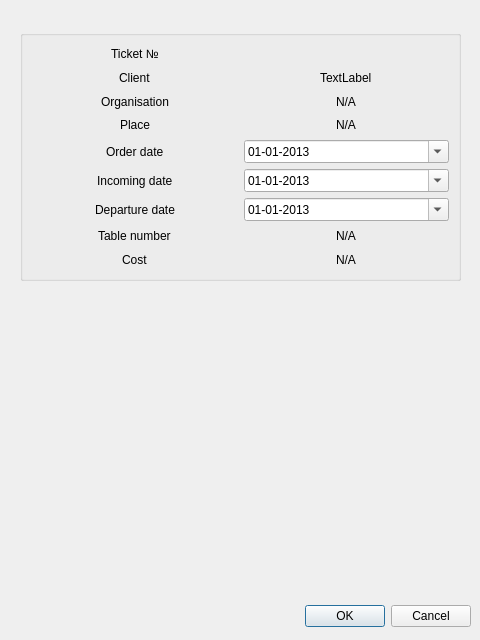
<?xml version="1.0" encoding="UTF-8"?>
<ui version="4.0">
 <class>Dialog</class>
 <widget class="QDialog" name="Dialog">
  <property name="geometry">
   <rect>
    <x>0</x>
    <y>0</y>
    <width>480</width>
    <height>640</height>
   </rect>
  </property>
  <property name="windowTitle">
   <string>Dialog</string>
  </property>
  <widget class="QDialogButtonBox" name="buttonBox">
   <property name="geometry">
    <rect>
     <x>10</x>
     <y>600</y>
     <width>461</width>
     <height>32</height>
    </rect>
   </property>
   <property name="orientation">
    <enum>Qt::Horizontal</enum>
   </property>
   <property name="standardButtons">
    <set>QDialogButtonBox::Cancel|QDialogButtonBox::Ok</set>
   </property>
  </widget>
  <widget class="QGroupBox" name="groupBox">
   <property name="geometry">
    <rect>
     <x>20</x>
     <y>30</y>
     <width>441</width>
     <height>251</height>
    </rect>
   </property>
   <layout class="QGridLayout" name="gridLayout">
    <item row="0" column="1" alignment="Qt::AlignHCenter|Qt::AlignVCenter">
     <widget class="QLabel" name="lab_ticket_id">
      <property name="text">
       <string/>
      </property>
     </widget>
    </item>
    <item row="2" column="1" alignment="Qt::AlignHCenter">
     <widget class="QLabel" name="lab_organisation">
      <property name="text">
       <string>N/A</string>
      </property>
     </widget>
    </item>
    <item row="7" column="0" alignment="Qt::AlignHCenter">
     <widget class="QLabel" name="_ticket_info_table_num">
      <property name="text">
       <string>Table number</string>
      </property>
     </widget>
    </item>
    <item row="6" column="0" alignment="Qt::AlignHCenter">
     <widget class="QLabel" name="_ticket_info_departure_date">
      <property name="text">
       <string>Departure date</string>
      </property>
     </widget>
    </item>
    <item row="6" column="1">
     <widget class="QDateEdit" name="de_departure_date">
      <property name="displayFormat">
       <string>dd-MM-yyyy</string>
      </property>
      <property name="calendarPopup">
       <bool>true</bool>
      </property>
      <property name="date">
       <date>
        <year>2013</year>
        <month>1</month>
        <day>1</day>
       </date>
      </property>
     </widget>
    </item>
    <item row="1" column="1" alignment="Qt::AlignHCenter">
     <widget class="QLabel" name="lab_client">
      <property name="text">
       <string>TextLabel</string>
      </property>
     </widget>
    </item>
    <item row="1" column="0" alignment="Qt::AlignHCenter">
     <widget class="QLabel" name="_ticket_info_client">
      <property name="text">
       <string>Client</string>
      </property>
     </widget>
    </item>
    <item row="8" column="1" alignment="Qt::AlignHCenter">
     <widget class="QLabel" name="lab_cost">
      <property name="text">
       <string>N/A</string>
      </property>
     </widget>
    </item>
    <item row="3" column="0" alignment="Qt::AlignHCenter">
     <widget class="QLabel" name="_ticket_info_place">
      <property name="text">
       <string>Place</string>
      </property>
     </widget>
    </item>
    <item row="5" column="1">
     <widget class="QDateEdit" name="de_incoming_date">
      <property name="displayFormat">
       <string>dd-MM-yyyy</string>
      </property>
      <property name="calendarPopup">
       <bool>true</bool>
      </property>
      <property name="date">
       <date>
        <year>2013</year>
        <month>1</month>
        <day>1</day>
       </date>
      </property>
     </widget>
    </item>
    <item row="4" column="0" alignment="Qt::AlignHCenter">
     <widget class="QLabel" name="_ticket_info_order_date">
      <property name="text">
       <string>Order date</string>
      </property>
     </widget>
    </item>
    <item row="4" column="1">
     <widget class="QDateEdit" name="de_order_date">
      <property name="displayFormat">
       <string>dd-MM-yyyy</string>
      </property>
      <property name="calendarPopup">
       <bool>true</bool>
      </property>
      <property name="date">
       <date>
        <year>2013</year>
        <month>1</month>
        <day>1</day>
       </date>
      </property>
     </widget>
    </item>
    <item row="2" column="0" alignment="Qt::AlignHCenter">
     <widget class="QLabel" name="_ticket_info_organisation">
      <property name="text">
       <string>Organisation</string>
      </property>
     </widget>
    </item>
    <item row="0" column="0" alignment="Qt::AlignHCenter">
     <widget class="QLabel" name="_ticket_info_id">
      <property name="text">
       <string>Ticket №</string>
      </property>
     </widget>
    </item>
    <item row="3" column="1" alignment="Qt::AlignHCenter">
     <widget class="QLabel" name="lab_place">
      <property name="text">
       <string>N/A</string>
      </property>
     </widget>
    </item>
    <item row="5" column="0" alignment="Qt::AlignHCenter">
     <widget class="QLabel" name="_ticket_info_incoming_date">
      <property name="text">
       <string>Incoming date</string>
      </property>
     </widget>
    </item>
    <item row="7" column="1" alignment="Qt::AlignHCenter">
     <widget class="QLabel" name="lab_table_num">
      <property name="text">
       <string>N/A</string>
      </property>
     </widget>
    </item>
    <item row="8" column="0" alignment="Qt::AlignHCenter">
     <widget class="QLabel" name="_ticket_info_cost">
      <property name="text">
       <string>Cost</string>
      </property>
     </widget>
    </item>
   </layout>
  </widget>
 </widget>
 <resources/>
 <connections>
  <connection>
   <sender>buttonBox</sender>
   <signal>accepted()</signal>
   <receiver>Dialog</receiver>
   <slot>accept()</slot>
   <hints>
    <hint type="sourcelabel">
     <x>248</x>
     <y>254</y>
    </hint>
    <hint type="destinationlabel">
     <x>157</x>
     <y>274</y>
    </hint>
   </hints>
  </connection>
  <connection>
   <sender>buttonBox</sender>
   <signal>rejected()</signal>
   <receiver>Dialog</receiver>
   <slot>reject()</slot>
   <hints>
    <hint type="sourcelabel">
     <x>316</x>
     <y>260</y>
    </hint>
    <hint type="destinationlabel">
     <x>286</x>
     <y>274</y>
    </hint>
   </hints>
  </connection>
 </connections>
</ui>
